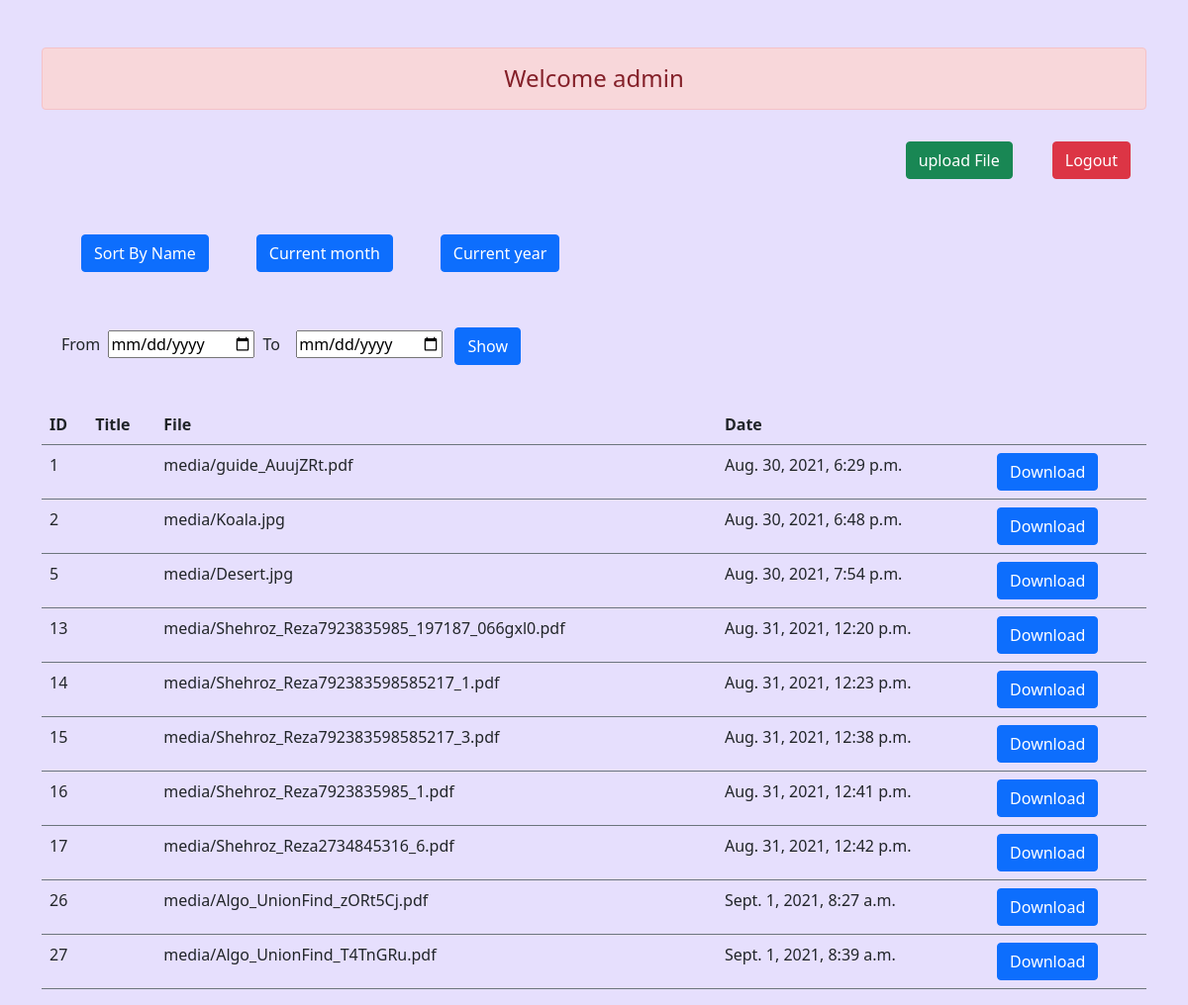
The app's page / (signed in), older data.
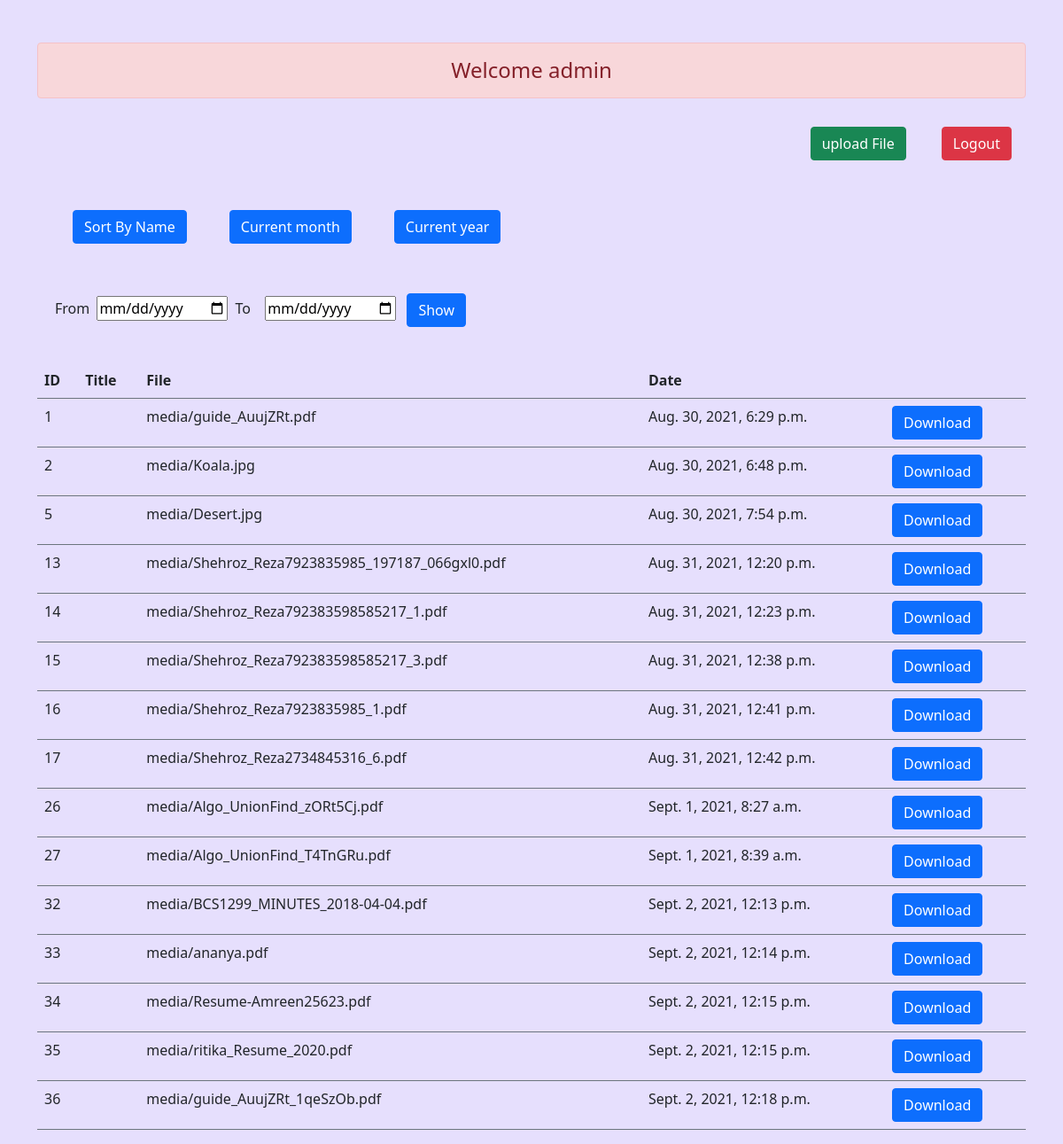
The same page, newer data.
### doc_manage/models.py (models this page shows, shortened)
class Document(models.Model):
    user = models.ForeignKey(User, on_delete=models.CASCADE)
    title = models.CharField(max_length=100)
    data = models.FileField(validators=[validate_file_extension], upload_to='media')
    created_at = models.DateTimeField(auto_now_add= True)

### doc_manage/views.py (the view, shortened to what this page needs)
# urls.py: path('', views.display_data, name="display"),
def display_data(req):
    if req.user.is_authenticated:
        today = datetime.date.today()
        current_month = datetime.date.today().month
        current_year = datetime.date.today().year
        user=req.user.username
        if req.method == 'GET':
            report_type = req.GET.get('report_type')
            if report_type == 'sort_by_name':
                user_data = Document.objects.filter(user=User.objects.get(username=req.user.username)).order_by('title')
                return render(req, 'doc_manage/display.html', {'context': user_data,'user':user.upper()})
            elif report_type == 'current_month':
                '''filter with month value'''
                user_data = Document.objects.filter(user=User.objects.get(username=user)).filter(created_at__month = current_month)
                return render(req, 'doc_manage/display.html', {'context': user_data})
            elif report_type == 'current_month':
                '''filter with year value'''
                user_data = Document.objects.filter(user=User.objects.get(username=user)).filter(created_at__year = current_year)
                return render(req, 'doc_manage/display.html', {'context': user_data})
            else:
                user_data = Document.objects.filter(user=User.objects.get(username=req.user.username)).order_by('id')
                return render(req, 'doc_manage/display.html', {'context': user_data})
        elif req.method=='POST':
            start_date = req.POST['startdate']
            print(start_date)
            end_date = req.POST['enddate']
            user_data = Document.objects.filter(user=req.user, created_at__range=[start_date,end_date])
            return render(req, 'doc_manage/display.html', {'context': user_data})
    return redirect('login')

### doc_manage/templates/doc_manage/display.html (shortened to what this page needs)
{% extends 'doc_manage/base.html' %}
{% block main %}
<div>
  <h4 class="alert alert-danger text-center" role="alert" >Welcome {{user}}</h4>
  <div class=" d-grid gap-2 d-md-flex justify-content-md-end sticky-top">
    <a class="btn btn-success m-3 " href="{% url 'upload' %}">upload File</a>
    <a class="btn btn-danger m-3" href="{% url 'logout' %}">Logout</a>
  </div>
  <div class="d-flex flex-row p-3">
<div class="p-3 m-2 ">
  <form>
    <button class="btn btn-primary" type="submit">Sort By Name </button>
</form>
</div>
<div class="p-3 m-2 ">
  <form>
    <button class="btn btn-primary" type="submit">Current month </button>
</form>
</div>
<div class="p-3 m-2 ">
  <form>
    <button class="btn btn-primary" type="submit">Current year </button>
</form>
</div>
</div>
</div>
<form action="{% url 'display' %}" method="POST" class="mx-3">
    <div>
      <label for="start" class="mx-1">From </label>
        <input class="mr-2" type="date" id="start" name="startdate">
        <label class="mx-1" for="end">To </label>
        <input class="mx-2" type="date" id="end" name="enddate">
        <input class="btn btn-primary my-3" type="submit" name="submit" value="Show">
    </div>
  </form >
<table class="table table-hover mt-4 border-secondary">
    <tr>
        <th>ID</th>
        <th>Title</th>
        <th>File</th>
        <th>Date</th>
        <th></th>
</tr>
{% for value in context %}
<tr>
    <td>{{value.id}}</td>
    <td>{{ value.category.title }}</td>
    <td>{{ value.data }}</td>
    <td>{{ value.created_at }}</td>
    <td><a class="btn btn-primary" href="{{value.data.url}}" download="{{value.data.url}}" target="_blank">Download</a></td>
</tr>
{% endfor %}
</table>
{% endblock main %}

### doc_manage/templates/doc_manage/base.html (shortened to what this page needs)
<!DOCTYPE html>
<html lang="en">
<head>
    <link href="https://cdn.jsdelivr.net/npm/bootstrap@5.1.0/dist/css/bootstrap.min.css" rel="stylesheet">
</head>
<body>
    <div class="container mt-5">
        {% block main %} {% endblock main %}
    </div>
</body>
</html>

### doc_manage/templates/doc_manage/base.html (style rules this page uses)
body { background-color: rgb(230, 223, 253); }

Row changes from the older to the newer data that the page shows:
added Document: id "32", data "media/BCS1299_MINUTES_2018-04-04.pdf", created_at "Sept. 2, 2021, 12:13 p.m."
added Document: id "33", data "media/ananya.pdf", created_at "Sept. 2, 2021, 12:14 p.m."
added Document: id "34", data "media/Resume-Amreen25623.pdf", created_at "Sept. 2, 2021, 12:15 p.m."
added Document: id "35", data "media/ritika_Resume_2020.pdf", created_at "Sept. 2, 2021, 12:15 p.m."
added Document: id "36", data "media/guide_AuujZRt_1qeSzOb.pdf", created_at "Sept. 2, 2021, 12:18 p.m."
